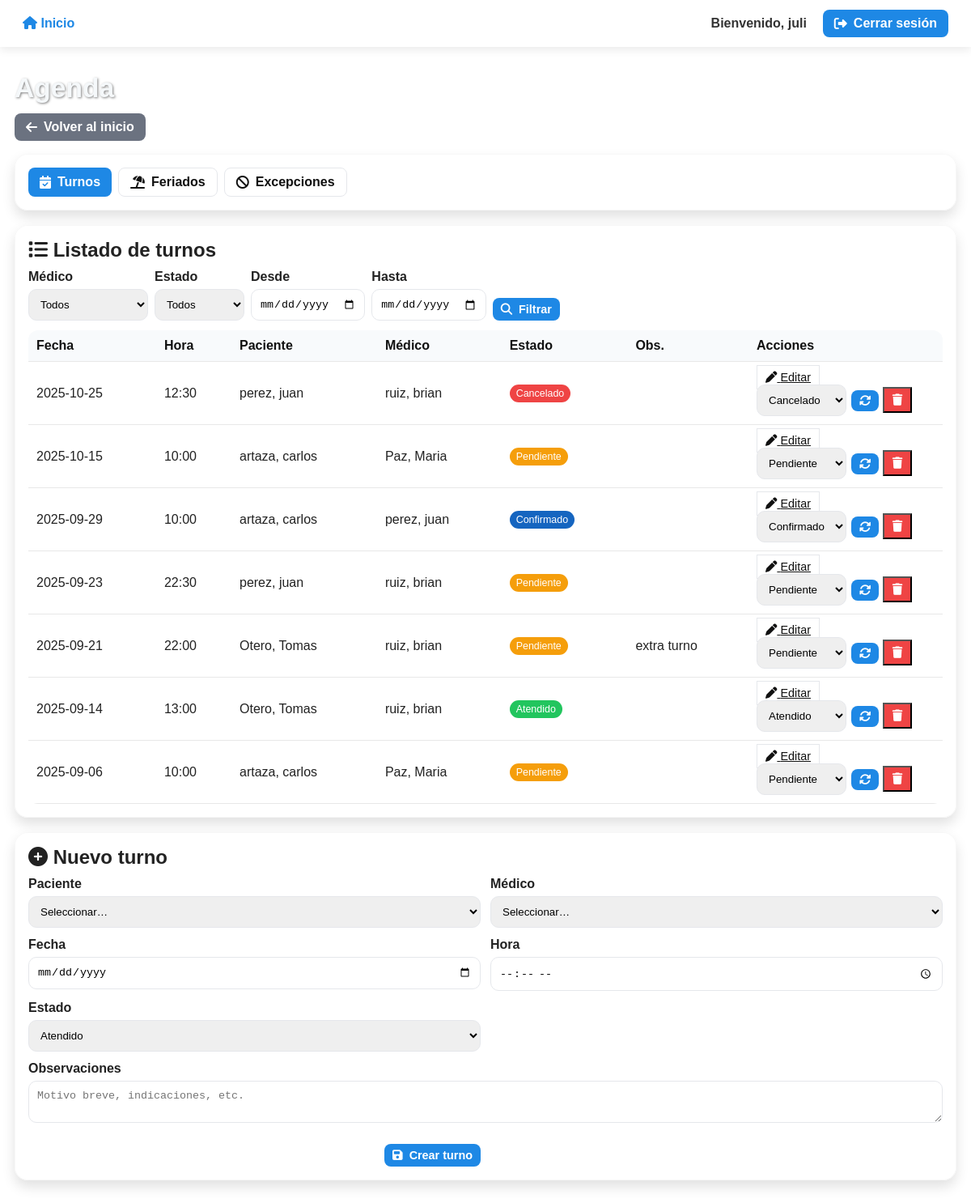
Screenshot of /interfaces/Administrador/agenda.php (signed in) with the database file from the repository.
### tables this page shows
CREATE TABLE IF NOT EXISTS turnos (
  id_turno INT NOT NULL AUTO_INCREMENT,
  id_paciente INT DEFAULT NULL,
  id_medico INT DEFAULT NULL,
  id_estado INT DEFAULT NULL,
  id_estudio INT DEFAULT NULL,
  id_recurso INT DEFAULT NULL,
  fecha DATE DEFAULT NULL,
  hora TIME DEFAULT NULL,
  copago DECIMAL(10,2) DEFAULT 0.00,
  observaciones TEXT DEFAULT NULL,
  fecha_creacion TIMESTAMP NOT NULL DEFAULT CURRENT_TIMESTAMP,
  CONSTRAINT pk_turnos PRIMARY KEY (id_turno),
  KEY idx_turnos_id_paciente (id_paciente),
  KEY idx_turnos_id_medico (id_medico),
  KEY idx_turnos_id_estado (id_estado),
  KEY idx_turnos_id_estudio (id_estudio),
  CONSTRAINT fk_turnos_id_paciente FOREIGN KEY (id_paciente)
    REFERENCES pacientes(id_paciente)
    ON UPDATE CASCADE
    ON DELETE SET NULL,
  CONSTRAINT fk_turnos_id_medico FOREIGN KEY (id_medico)
    REFERENCES medicos(id_medico)
    ON UPDATE CASCADE
    ON DELETE SET NULL,
  CONSTRAINT fk_turnos_id_estado FOREIGN KEY (id_estado)
    REFERENCES estados(id_estado)
    ON UPDATE CASCADE
    ON DELETE SET NULL,
  CONSTRAINT fk_turnos_id_estudio FOREIGN KEY (id_estudio)
    REFERENCES estudios(id_estudio)
    ON UPDATE CASCADE
    ON DELETE SET NULL,
  CONSTRAINT fk_turno_recurso FOREIGN KEY (id_recurso)
    REFERENCES recursos(id_recurso)
    ON UPDATE CASCADE
    ON DELETE SET NULL
);

CREATE TABLE IF NOT EXISTS usuarios (
  id_usuario INT NOT NULL AUTO_INCREMENT,
  nombre VARCHAR(100) NOT NULL,
  apellido VARCHAR(100) NOT NULL,
  email VARCHAR(150) NOT NULL,
  password_hash VARCHAR(255) NOT NULL,
  id_rol INT DEFAULT NULL,
  activo TINYINT(1) DEFAULT 1,
  fecha_creacion TIMESTAMP NOT NULL DEFAULT CURRENT_TIMESTAMP,
  genero VARCHAR(100) DEFAULT NULL,
  img_dni LONGTEXT DEFAULT NULL,
  CONSTRAINT pk_usuario PRIMARY KEY (id_usuario),         
  CONSTRAINT uk_usuario_email UNIQUE (email),             
  KEY idx_usuario_id_rol (id_rol),                        
  CONSTRAINT fk_usuario_id_rol FOREIGN KEY (id_rol)       
    REFERENCES roles(id_rol)
    ON UPDATE CASCADE
    ON DELETE SET NULL
);

CREATE TABLE IF NOT EXISTS estados (
  id_estado INT NOT NULL AUTO_INCREMENT,
  nombre_estado VARCHAR(100) NOT NULL,
  PRIMARY KEY (id_estado),
  UNIQUE KEY uk_estado_nombre (nombre_estado)    
);

### interfaces/Administrador/agenda.php (the view, shortened to what this page needs)
<?php
$nombreAdmin = $_SESSION['nombre'] ?? 'Admin';
$conn = ConexionBD::conectar();
$conn->set_charset('utf8mb4');
function esc($s){ return htmlspecialchars((string)$s, ENT_QUOTES, 'UTF-8'); }
function qget($k,$d=null){ return isset($_GET[$k])?$_GET[$k]:$d; }
function table_exists(mysqli $c, string $t) {
  try { $r = $c->query("SHOW TABLES LIKE '".$c->real_escape_string($t)."'"); return ($r && $r->num_rows>0); } catch(Throwable $e){ return false; }
}
$tab    = qget('tab','turnos');
$action = qget('action','list');
$ESTADOS = [];
$res = $conn->query("SELECT id_estado, nombre_estado FROM estados");
if ($res) { while($row=$res->fetch_assoc()){ $ESTADOS[strtolower($row['nombre_estado'])]=(int)$row['id_estado']; } $res->close(); }
$MEDICOS = [];
$res = $conn->query("
  SELECT m.id_medico, u.apellido, u.nombre
  FROM medicos m
  JOIN usuarios u ON u.id_usuario=m.id_usuario
  ORDER BY u.apellido, u.nombre
");
if ($res) { while($row=$res->fetch_assoc()){ $MEDICOS[(int)$row['id_medico']] = $row['apellido'].', '.$row['nombre']; } $res->close(); }
$PACIENTES = [];
$res = $conn->query("
  SELECT p.id_paciente, u.apellido, u.nombre, p.nro_documento
  FROM pacientes p
  JOIN usuarios u ON u.id_usuario=p.id_usuario
  ORDER BY u.apellido, u.nombre
");
if ($res) { while($row=$res->fetch_assoc()){
  $d = trim($row['nro_documento'] ?? '');
  $PACIENTES[(int)$row['id_paciente']] = $row['apellido'].', '.$row['nombre'].($d!==''?' ('.$d.')':'');
} $res->close(); }
$HAS_FERIADOS = table_exists($conn,'feriados');
$EXC_READ_TABLE  = null;
if (table_exists($conn,'agenda_bloqueos')) {
  $EXC_READ_TABLE  = 'agenda_bloqueos';
}
$HAS_EXCEPCIONES = ($EXC_READ_TABLE !== null);
$turnos = [];
if ($tab==='turnos') {
  $sql = "
    SELECT t.id_turno, t.fecha, t.hora, t.id_estado, t.observaciones,
           e.nombre_estado,
           up.apellido AS ap_pac, up.nombre AS no_pac,
           um.apellido AS ap_med, um.nombre AS no_med,
           p.id_paciente, m.id_medico
    FROM turnos t
    LEFT JOIN estados e   ON e.id_estado=t.id_estado
    LEFT JOIN pacientes p ON p.id_paciente=t.id_paciente
    LEFT JOIN usuarios up  ON up.id_usuario=p.id_usuario
    LEFT JOIN medicos m   ON m.id_medico=t.id_medico
    LEFT JOIN usuarios um  ON um.id_usuario=m.id_usuario
    WHERE 1=1
  ";
  $sql .= " ORDER BY t.fecha DESC, t.hora ASC LIMIT 500";
  $stmt=$conn->prepare($sql);
  $stmt->execute();
  $r = $stmt->get_result();
  while($r && $row=$r->fetch_assoc()){ $turnos[]=$row; }
  $turnoEdit = null;
}
?>
<!DOCTYPE html>
<html lang="es">
<head>
<link rel="stylesheet" href="https://cdnjs.cloudflare.com/ajax/libs/font-awesome/6.5.0/css/all.min.css"/>
</head>
<body>
<nav>
  <div class="nav-inner">
    <div class="nav-links">
      <a href="principalAdmi.php"><i class="fa fa-house"></i> Inicio</a>
    </div>
    <div class="nav-links">
      <span style="color:#333;font-weight:bold">Bienvenido, <?= esc($nombreAdmin) ?></span>
      <a class="btn" href="../../Logica/General/cerrarSesion.php"><i class="fa fa-right-from-bracket"></i> Cerrar sesión</a>
    </div>
  </div>
</nav>
<main class="container">
  <h1>Agenda</h1>
  <div class="backbar">
    <a class="btn gray" href="principalAdmi.php"><i class="fa fa-arrow-left"></i> Volver al inicio</a>
  </div>
  <div class="card tabbar">
    <a class="btn<?= $tab==='turnos'?'':' btn-outline' ?>" href="agenda.php?tab=turnos"><i class="fa fa-calendar-check"></i> Turnos</a>
    <?php if ($HAS_FERIADOS): ?>
      <a class="btn<?= $tab==='feriados'?'':' btn-outline' ?>" href="agenda.php?tab=feriados"><i class="fa fa-umbrella-beach"></i> Feriados</a>
    <?php endif; ?>
    <?php if ($HAS_EXCEPCIONES): ?>
      <a class="btn<?= $tab==='excepciones'?'':' btn-outline' ?>" href="agenda.php?tab=excepciones"><i class="fa fa-ban"></i> Excepciones</a>
    <?php endif; ?>
  </div>
  <?php if ($tab==='turnos'): ?>
    <div class="card">
      <h2 style="margin-bottom:10px"><i class="fa fa-list"></i> Listado de turnos</h2>
      <form method="get" style="display:flex;gap:8px;flex-wrap:wrap;align-items:flex-end">
        <div>
          <label>Médico</label>
          <select name="f_medico">
            <option value="0">Todos</option>
          </select>
        </div>
        <div>
          <label>Estado</label>
          <select name="f_estado">
            <option value="0">Todos</option>
          </select>
        </div>
        <div>
          <label>Desde</label>
          <input type="date" name="f_desde" value="<?= esc(qget('f_desde','')) ?>">
        </div>
        <div>
          <label>Hasta</label>
          <input type="date" name="f_hasta" value="<?= esc(qget('f_hasta','')) ?>">
        </div>
        <div>
          <button class="btn btn-sm" type="submit"><i class="fa fa-search"></i> Filtrar</button>
        </div>
      </form>
      <div style="margin-top:12px; overflow:auto">
        <table class="table">
          <thead>
            <tr>
              <th>Fecha</th><th>Hora</th><th>Paciente</th><th>Médico</th><th>Estado</th><th>Obs.</th><th style="width:240px">Acciones</th>
            </tr>
          </thead>
          <tbody>
          <?php if(empty($turnos)): ?>
            <tr><td colspan="7" style="color:#666">No hay turnos.</td></tr>
          <?php else: foreach($turnos as $t):
            $badge = strtolower($t['nombre_estado'] ?? '');
          ?>
            <tr>
              <td><?= esc($t['fecha']) ?></td>
              <td><?= esc(substr($t['hora'],0,5)) ?></td>
              <td><?= esc(($t['ap_pac']??'-').', '.($t['no_pac']??'')) ?></td>
              <td><?= esc(($t['ap_med']??'-').', '.($t['no_med']??'')) ?></td>
              <td><span class="badge <?= esc($badge) ?>"><?= esc(ucfirst($t['nombre_estado'] ?? '-')) ?></span></td>
              <td><?= esc($t['observaciones'] ?? '') ?></td>
              <td>
                <a class="btn-outline btn-sm" href="agenda.php?tab=turnos&action=edit&id=<?= (int)$t['id_turno'] ?>"><i class="fa fa-pen"></i> Editar</a>
                <form method="post" style="display:inline-flex;gap:6px;align-items:center">
                  <select name="id_estado">
                    <?php foreach($ESTADOS as $name=>$id_estado): ?>
                      <option value="<?= (int)$id_estado ?>" <?= ((int)$t['id_estado']===$id_estado?'selected':'') ?>><?= esc(ucfirst($name)) ?></option>
                    <?php endforeach; ?>
                  </select>
                  <button class="btn btn-sm" type="submit"><i class="fa fa-rotate"></i></button>
                </form>
                <form method="post" style="display:inline" onsubmit="return confirm('¿Eliminar turno?')">
                  <button class="btn-danger btn-sm" type="submit"><i class="fa fa-trash"></i></button>
                </form>
              </td>
            </tr>
          <?php endforeach; endif; ?>
          </tbody>
        </table>
      </div>
    </div>
    <div class="card">
      <h2 style="margin-bottom:10px">
        <i class="fa fa-plus-circle"></i> <?= ($action==='edit' && !empty($turnoEdit)) ? 'Editar turno' : 'Nuevo turno' ?>
      </h2>
      <form method="post" class="form-grid" autocomplete="off">
        <div>
          <label>Paciente</label>
          <select name="id_paciente" required>
            <option value="">Seleccionar…</option>
          </select>
        </div>
        <div>
          <label>Médico</label>
          <select name="id_medico" required>
            <option value="">Seleccionar…</option>
          </select>
        </div>
        <div>
          <label>Fecha</label>
          <input type="date" name="fecha" value="<?= esc($turnoEdit['fecha'] ?? '') ?>" required>
        </div>
        <div>
          <label>Hora</label>
          <input type="time" name="hora" value="<?= esc(substr($turnoEdit['hora'] ?? '',0,5)) ?>" required>
        </div>
        <div>
          <label>Estado</label>
          <select name="id_estado">
            <?php foreach($ESTADOS as $name=>$id_estado): ?>
              <option value="<?= (int)$id_estado ?>" <?= (!empty($turnoEdit) && (int)$turnoEdit['id_estado']===$id_estado?'selected':'') ?>><?= esc(ucfirst($name)) ?></option>
            <?php endforeach; ?>
          </select>
        </div>
        <div class="full">
          <label>Observaciones</label>
          <textarea name="observaciones" rows="2" placeholder="Motivo breve, indicaciones, etc."><?= esc($turnoEdit['observaciones'] ?? '') ?></textarea>
        </div>
        <div class="form-actions">
          <?php if ($action==='edit' && !empty($turnoEdit)): ?>
            <a class="btn-outline btn-sm" href="agenda.php?tab=turnos"><i class="fa fa-xmark"></i> Cancelar</a>
            <button class="btn btn-sm" type="submit"><i class="fa fa-floppy-disk"></i> Guardar cambios</button>
          <?php else: ?>
            <button class="btn btn-sm" type="submit"><i class="fa fa-floppy-disk"></i> Crear turno</button>
          <?php endif; ?>
        </div>
      </form>
    </div>
  <?php endif; ?>
</main>
</body>
</html>

### interfaces/Administrador/agenda.php (style rules this page uses)
* { margin:0;padding:0;box-sizing:border-box }
:root { --brand:#1e88e5; --brand-dark:#1565c0; --ok:#22c55e; --warn:#f59e0b; --bad:#ef4444; --bgcard: rgba(255,255,255,.92); --border:#e5e7eb; }
body { font-family:Arial,sans-serif;background:url("https://i.pinimg.com/1200x/9b/e2/12/9be212df4fc8537ddc31c3f7fa147b42.jpg") no-repeat center/cover fixed;color:#222 }
nav { background:#fff;padding:12px 28px;box-shadow:0 4px 10px rgba(0,0,0,.08);position:sticky;top:0;z-index:10 }
.nav-inner { display:flex;align-items:center;justify-content:space-between }
.nav-links { display:flex;gap:20px;align-items:center }
nav a { color:var(--brand);text-decoration:none;font-weight:bold }
.btn { border:none;border-radius:8px;background:var(--brand);color:#fff;padding:8px 14px;cursor:pointer;font-weight:bold;text-decoration:none;display:inline-flex;gap:8px;align-items:center }
.btn-outline { background:#fff;color:#111;border:1px solid var(--border) }
.btn-danger { background:var(--bad); color:#fff }
.btn-sm { font-size:.9rem;padding:6px 10px }
.container { padding:32px 18px;max-width:1200px;margin:0 auto }
h1 { color:#f5f8fa;text-shadow:1px 1px 3px rgba(0,0,0,.5);margin-bottom:12px;font-size:2.1rem }
.card { background:var(--bgcard);backdrop-filter:blur(3px);border-radius:16px;padding:16px;box-shadow:0 8px 16px rgba(0,0,0,.12);margin-bottom:18px;border:1px solid rgba(0,0,0,.03) }
.table { width:100%;border-collapse:collapse;background:#fff;border-radius:12px;overflow:hidden }
.table th,.table td { padding:10px;border-bottom:1px solid #e8e8e8;text-align:left }
.table thead th { background:#f8fafc;color:#111 }
.badge { padding:4px 8px;border-radius:999px;font-size:.78rem;color:#fff;display:inline-block }
.badge.pendiente { background:var(--warn) }
.badge.confirmado { background:var(--brand-dark) }
.badge.atendido { background:var(--ok) }
.badge.cancelado { background:var(--bad) }
.form-grid { display:grid;grid-template-columns:repeat(2,1fr);gap:12px }
.form-grid .full { grid-column:1 / -1 }
label { display:block;font-weight:700;margin-bottom:6px }
input[type="text"],input[type="email"],input[type="password"],input[type="date"],input[type="time"],select,textarea { width:100%;padding:10px;border:1px solid var(--border);border-radius:10px }
.form-actions { display:flex;gap:8px;justify-content:flex-end;margin-top:10px }
.tabbar { display:flex;gap:8px;flex-wrap:wrap }
.backbar { display:flex;gap:10px;margin:8px 0 16px }
.btn.gray { background:#6b7280 }

### rows the page displays
turnos: fecha "2025-10-25", hora "12:30", usuarios.apellido+nombre "perez, juan", usuarios.apellido+nombre "ruiz, brian", id_estado.nombre_estado "Cancelado", id_estado "Cancelado"
turnos: fecha "2025-10-15", hora "10:00", usuarios.apellido+nombre "artaza, carlos", usuarios.apellido+nombre "Paz, Maria", id_estado.nombre_estado "Pendiente", id_estado "Pendiente"
turnos: fecha "2025-09-29", hora "10:00", usuarios.apellido+nombre "artaza, carlos", usuarios.apellido+nombre "perez, juan", id_estado.nombre_estado "Confirmado", id_estado "Confirmado"
turnos: fecha "2025-09-23", hora "22:30", usuarios.apellido+nombre "perez, juan", usuarios.apellido+nombre "ruiz, brian", id_estado.nombre_estado "Pendiente", id_estado "Pendiente"
turnos: fecha "2025-09-21", hora "22:00", usuarios.apellido+nombre "Otero, Tomas", usuarios.apellido+nombre "ruiz, brian", id_estado.nombre_estado "Pendiente", observaciones "extra turno", id_estado "Pendiente"
turnos: fecha "2025-09-14", hora "13:00", usuarios.apellido+nombre "Otero, Tomas", usuarios.apellido+nombre "ruiz, brian", id_estado.nombre_estado "Atendido", id_estado "Atendido"
turnos: fecha "2025-09-06", hora "10:00", usuarios.apellido+nombre "artaza, carlos", usuarios.apellido+nombre "Paz, Maria", id_estado.nombre_estado "Pendiente", id_estado "Pendiente"

### other values shown
$nombreAdmin "juli"
form field id_estado "Atendido"
